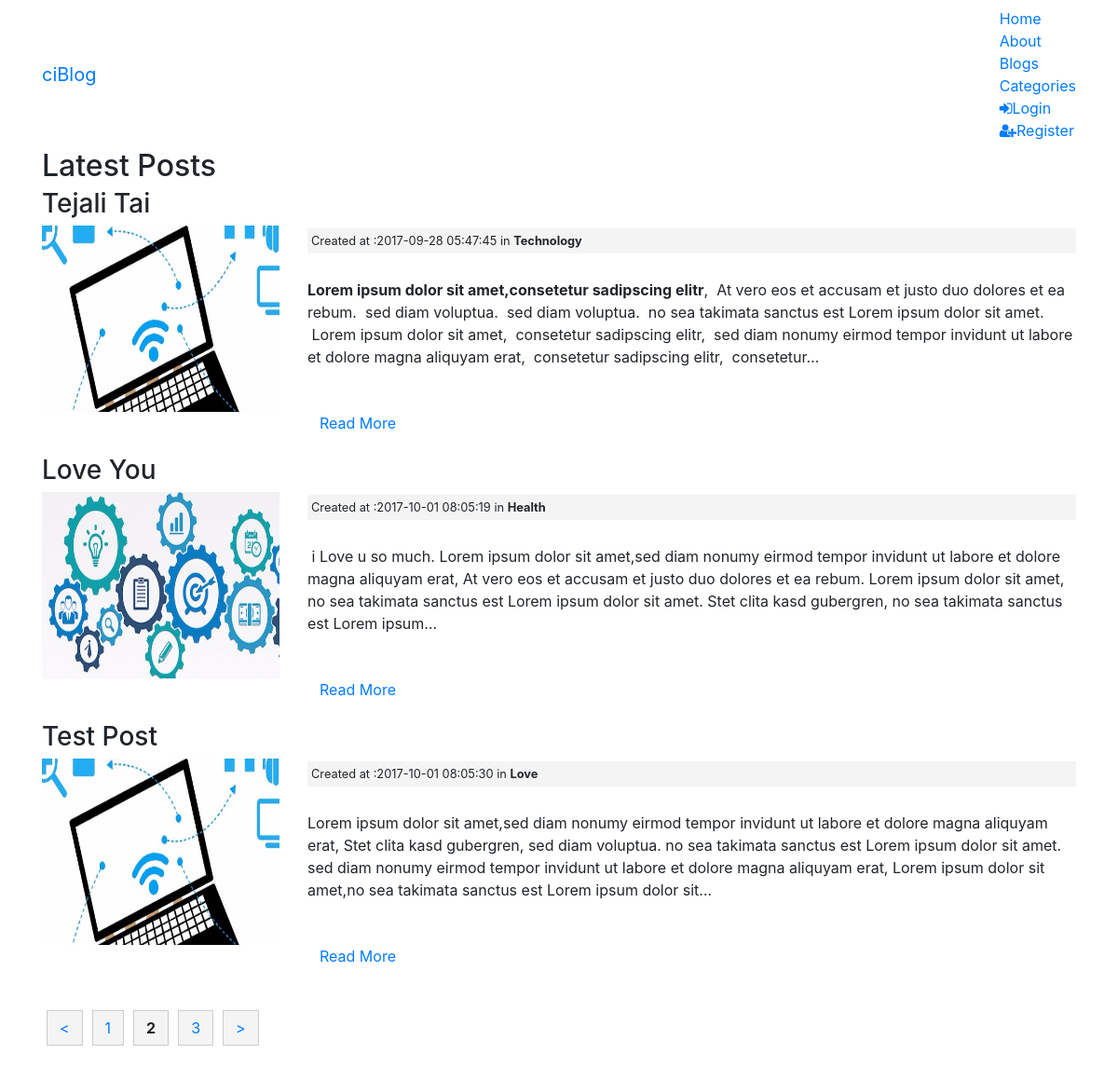
The page /posts/index/3 on the database its author committed.
### tables this page shows
CREATE TABLE `posts` (
  `id` int(11) NOT NULL,
  `category_id` int(11) NOT NULL,
  `user_id` int(11) NOT NULL,
  `title` varchar(255) NOT NULL,
  `slug` varchar(255) NOT NULL,
  `body` text NOT NULL,
  `post_image` varchar(255) NOT NULL,
  `created_at` timestamp NOT NULL DEFAULT CURRENT_TIMESTAMP ON UPDATE CURRENT_TIMESTAMP
);

CREATE TABLE `categories` (
  `id` int(11) NOT NULL,
  `user_id` int(11) NOT NULL,
  `name` varchar(255) NOT NULL,
  `created_at` timestamp NOT NULL DEFAULT CURRENT_TIMESTAMP
);

### application/controllers/Posts.php (called while the page is built, shortened)
<?php
class Posts extends CI_Controller
{
    public function index($offset = 0)
    {
        $config['per_page'] = 3;
        $data['title'] = 'Latest Posts';
        $data['posts'] = $this->Post_model->get_posts(FALSE,$config['per_page'], $offset);
        $this->load->view('templates/header');
        $this->load->view('posts/index', $data);
        $this->load->view('templates/footer');
    }
}
?>

### index.php (called while the page is built, shortened)
<?php
require_once BASEPATH.'core/CodeIgniter.php';

### application/models/Post_model.php (called while the page is built, shortened)
<?php
class Post_model extends CI_Model
{
    public function get_posts($slug = FALSE, $limit = FALSE, $offset = FALSE)
    {
        if($limit)
        {
            $this->db->limit($limit,$offset);
        }
        if($slug === FALSE)
        {
            $this->db->order_by('posts.id' , 'DESC');
            $this->db->join('categories', 'categories.id = posts.category_id');
            $query = $this->db->get('posts');
            return $query->result_array();
        }
        $query = $this->db->get_where('posts', array('slug' => $slug));
        return $query->row_array();
    }
}
?>

### application/views/posts/index.php (the view, shortened to what this page needs)
<h2><?= $title ?></h2>
<?php foreach($posts as $post) : ?>
    <h3><?php echo $post['title'];?></h3>
    <div class="row">
    	<div class="col-md-3">
           <img class="post-thumb" src="<?php echo site_url(); ?>assets/images/posts/<?php echo $post['post_image'];?>">
    	</div>
    	<div class="col-md-9">
    		<small class="post-date">Created at :<?php echo $post['created_at']; ?> in <strong><?php echo $post['name'];?></strong></small></br>
		    <?php echo word_limiter($post['body'], 60);?><br/><br/>
		    <p><a class="btn btn-default" href="<?php echo base_url('/posts/'.$post['slug']);?>">Read More</a></p>
    	</div>
    </div>
<?php endforeach; ?>
<div class="pagination-links">
    <?php echo $this->pagination->create_links(); ?>
</div>

### application/views/templates/header.php (shortened to what this page needs)
<html>
    <head>
        <link href="https://bootswatch.com/3/flatly/bootstrap.min.css"  rel="stylesheet">
        <link href="https://maxcdn.bootstrapcdn.com/font-awesome/4.7.0/css/font-awesome.min.css"  rel="stylesheet">
        <link href="<?php echo base_url(); ?>assets/css/style.css" rel="stylesheet" />
    </head>
<body>
<nav class="navbar navbar-inverse">
   <div class="container">
       <div class="navbar-header">
           <a href="<?php echo base_url(); ?>" class="navbar-brand">ciBlog</a>
       </div>
       <div id="navbar">
           <ul class="nav navbar-nav">
               <li><a href="<?php echo base_url(); ?>pages/home">Home</a></li>
               <li><a href="<?php echo base_url(); ?>pages/about">About</a></li>
               <li><a href="<?php echo base_url(); ?>posts">Blogs</a></li>
               <li><a href="<?php echo base_url(); ?>categories">Categories</a></li>
           </ul>
           <ul class="nav navbar-nav navbar-right">
               <?php if(!$this->session->userdata('logged_in')) : ?>
                   <li><a href="<?php echo base_url(); ?>users/login"><i class="fa fa-sign-in" aria-hidden="true"></i>Login</a></li>
                   <li><a href="<?php echo base_url(); ?>users/register"><i class="fa fa-user-plus" aria-hidden="true"></i>Register</a></li>
               <?php endif; ?>
           </ul>
       </div>
   </div>
</nav>
<div class="container">

### application/views/templates/footer.php
    </div>
  </body>
</html>

### assets/css/style.css (style rules this page uses)
.post-date { background: #f4f4f4; padding: 4px; margin: 3px 0; display: block; }
.post-thumb { width: 100%; height: 200px; }
.pagination-links { margin: 30px 0; }
.pagination-links strong { padding: 8px 13px; margin: 5px; background: #f4f4f4; border: 1px #ccc solid ; }
a.pagination-link { padding: 8px 13px; margin: 5px; background: #f4f4f4; border: 1px #ccc solid ; }

### application/views/posts/index.php (style rules this page uses)
.pagination-links { margin: 30px 0; }
.pagination-links strong { padding: 8px 13px; margin: 5px; background: #f4f4f4; border: 1px #ccc solid ; }
a.pagination-link { padding: 8px 13px; margin: 5px; background: #f4f4f4; border: 1px #ccc solid ; }

### rows shown on the page
posts: title "Tejali Tai", post_image (picture), category.created_at "2017-09-28 05:47:45", category.name "Technology", body "Lorem ipsum dolor sit amet , consetetur sadipscing elitr , At vero eos et accusam et justo duo dolores et ea rebum. sed diam voluptua. sed diam voluptua. no sea takimata sanctus est Lorem ipsum dolor sit amet. Lorem ipsum dolor sit amet, consetetur sadipscing elitr, sed diam nonumy eirmod tempor invidunt ut labore et dolore magna aliquyam erat, consetetur sadipscing elitr, consetetur…"
posts: title "Love You", post_image (picture), category.created_at "2017-10-01 08:05:19", category.name "Health", body "i Love u so much. Lorem ipsum dolor sit amet,sed diam nonumy eirmod tempor invidunt ut labore et dolore magna aliquyam erat, At vero eos et accusam et justo duo dolores et ea rebum. Lorem ipsum dolor sit amet, no sea takimata sanctus est Lorem ipsum dolor sit amet. Stet clita kasd gubergren, no sea takimata sanctus est Lorem ipsum…"
posts: title "Test Post", post_image (picture), category.created_at "2017-10-01 08:05:30", category.name "Love", body "Lorem ipsum dolor sit amet,sed diam nonumy eirmod tempor invidunt ut labore et dolore magna aliquyam erat, Stet clita kasd gubergren, sed diam voluptua. no sea takimata sanctus est Lorem ipsum dolor sit amet. sed diam nonumy eirmod tempor invidunt ut labore et dolore magna aliquyam erat, Lorem ipsum dolor sit amet,no sea takimata sanctus est Lorem ipsum dolor sit…"

### other values the page prints
$title "Latest Posts"
$this->pagination->create_links() "< 1 2 3 >"
